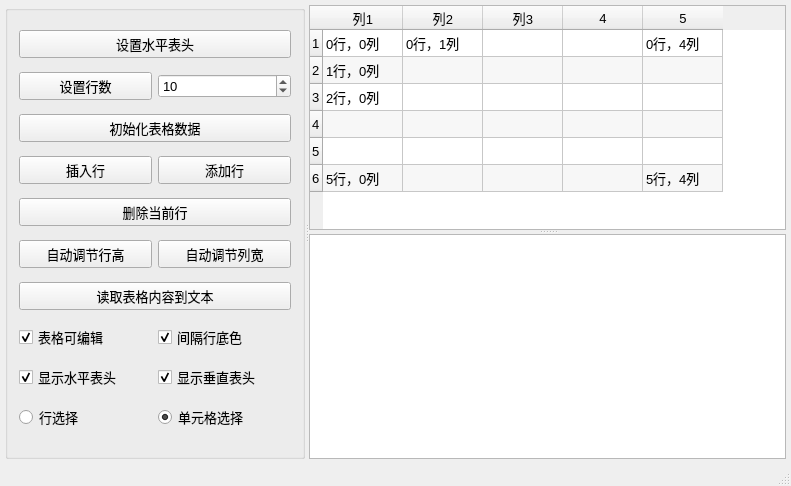
<?xml version="1.0" encoding="UTF-8"?>
<ui version="4.0">
 <class>MainWindow</class>
 <widget class="QMainWindow" name="MainWindow">
  <property name="geometry">
   <rect>
    <x>0</x>
    <y>0</y>
    <width>791</width>
    <height>486</height>
   </rect>
  </property>
  <property name="font">
   <font>
    <pointsize>10</pointsize>
   </font>
  </property>
  <property name="windowTitle">
   <string>QTableWidget的使用</string>
  </property>
  <widget class="QWidget" name="centralWidget">
   <layout class="QVBoxLayout" name="verticalLayout">
    <property name="leftMargin">
     <number>5</number>
    </property>
    <property name="topMargin">
     <number>5</number>
    </property>
    <property name="rightMargin">
     <number>5</number>
    </property>
    <property name="bottomMargin">
     <number>5</number>
    </property>
    <item>
     <widget class="QSplitter" name="splitterMain">
      <property name="orientation">
       <enum>Qt::Horizontal</enum>
      </property>
      <widget class="QGroupBox" name="groupBox">
       <property name="maximumSize">
        <size>
         <width>300</width>
         <height>16777215</height>
        </size>
       </property>
       <property name="title">
        <string/>
       </property>
       <layout class="QGridLayout" name="gridLayout">
        <item row="4" column="0" colspan="2">
         <widget class="QPushButton" name="btnDelCurRow">
          <property name="text">
           <string>删除当前行</string>
          </property>
         </widget>
        </item>
        <item row="3" column="0">
         <widget class="QPushButton" name="btnInsertRow">
          <property name="text">
           <string>插入行</string>
          </property>
         </widget>
        </item>
        <item row="3" column="1">
         <widget class="QPushButton" name="btnAppendRow">
          <property name="text">
           <string>添加行</string>
          </property>
         </widget>
        </item>
        <item row="8" column="0">
         <widget class="QCheckBox" name="chkBoxHeaderH">
          <property name="text">
           <string>显示水平表头</string>
          </property>
          <property name="checked">
           <bool>true</bool>
          </property>
         </widget>
        </item>
        <item row="7" column="0">
         <widget class="QCheckBox" name="chkBoxTabEditable">
          <property name="text">
           <string>表格可编辑</string>
          </property>
          <property name="checked">
           <bool>true</bool>
          </property>
         </widget>
        </item>
        <item row="6" column="0" colspan="2">
         <widget class="QPushButton" name="btnReadToEdit">
          <property name="minimumSize">
           <size>
            <width>0</width>
            <height>25</height>
           </size>
          </property>
          <property name="text">
           <string>读取表格内容到文本</string>
          </property>
         </widget>
        </item>
        <item row="7" column="1">
         <widget class="QCheckBox" name="chkBoxRowColor">
          <property name="text">
           <string>间隔行底色</string>
          </property>
          <property name="checked">
           <bool>true</bool>
          </property>
         </widget>
        </item>
        <item row="9" column="1">
         <widget class="QRadioButton" name="rBtnSelectItem">
          <property name="text">
           <string>单元格选择</string>
          </property>
          <property name="checked">
           <bool>true</bool>
          </property>
         </widget>
        </item>
        <item row="8" column="1">
         <widget class="QCheckBox" name="chkBoxHeaderV">
          <property name="text">
           <string>显示垂直表头</string>
          </property>
          <property name="checked">
           <bool>true</bool>
          </property>
         </widget>
        </item>
        <item row="9" column="0">
         <widget class="QRadioButton" name="rBtnSelectRow">
          <property name="text">
           <string>行选择</string>
          </property>
          <property name="checked">
           <bool>false</bool>
          </property>
         </widget>
        </item>
        <item row="2" column="0" colspan="2">
         <widget class="QPushButton" name="btnIniData">
          <property name="minimumSize">
           <size>
            <width>0</width>
            <height>25</height>
           </size>
          </property>
          <property name="text">
           <string>初始化表格数据</string>
          </property>
         </widget>
        </item>
        <item row="1" column="1">
         <widget class="QSpinBox" name="spinRowCount">
          <property name="minimum">
           <number>2</number>
          </property>
          <property name="value">
           <number>10</number>
          </property>
         </widget>
        </item>
        <item row="0" column="0" colspan="2">
         <widget class="QPushButton" name="btnSetHeader">
          <property name="minimumSize">
           <size>
            <width>0</width>
            <height>25</height>
           </size>
          </property>
          <property name="text">
           <string>设置水平表头</string>
          </property>
         </widget>
        </item>
        <item row="1" column="0">
         <widget class="QPushButton" name="btnSetRows">
          <property name="minimumSize">
           <size>
            <width>0</width>
            <height>25</height>
           </size>
          </property>
          <property name="text">
           <string>设置行数</string>
          </property>
         </widget>
        </item>
        <item row="5" column="0">
         <widget class="QPushButton" name="btnAutoHeght">
          <property name="text">
           <string>自动调节行高</string>
          </property>
         </widget>
        </item>
        <item row="5" column="1">
         <widget class="QPushButton" name="btnAutoWidth">
          <property name="text">
           <string>自动调节列宽</string>
          </property>
         </widget>
        </item>
       </layout>
      </widget>
      <widget class="QSplitter" name="splitter">
       <property name="frameShadow">
        <enum>QFrame::Plain</enum>
       </property>
       <property name="lineWidth">
        <number>2</number>
       </property>
       <property name="orientation">
        <enum>Qt::Vertical</enum>
       </property>
       <widget class="QTableWidget" name="tableInfo">
        <property name="alternatingRowColors">
         <bool>true</bool>
        </property>
        <property name="showGrid">
         <bool>true</bool>
        </property>
        <property name="gridStyle">
         <enum>Qt::SolidLine</enum>
        </property>
        <property name="rowCount">
         <number>6</number>
        </property>
        <property name="columnCount">
         <number>5</number>
        </property>
        <attribute name="horizontalHeaderVisible">
         <bool>true</bool>
        </attribute>
        <attribute name="horizontalHeaderDefaultSectionSize">
         <number>80</number>
        </attribute>
        <attribute name="verticalHeaderVisible">
         <bool>true</bool>
        </attribute>
        <attribute name="verticalHeaderDefaultSectionSize">
         <number>27</number>
        </attribute>
        <row/>
        <row/>
        <row/>
        <row/>
        <row/>
        <row/>
        <column>
         <property name="text">
          <string>列1</string>
         </property>
        </column>
        <column>
         <property name="text">
          <string>列2</string>
         </property>
        </column>
        <column>
         <property name="text">
          <string>列3</string>
         </property>
        </column>
        <column/>
        <column/>
        <item row="0" column="0">
         <property name="text">
          <string>0行，0列</string>
         </property>
        </item>
        <item row="0" column="1">
         <property name="text">
          <string>0行，1列</string>
         </property>
        </item>
        <item row="0" column="4">
         <property name="text">
          <string>0行，4列</string>
         </property>
        </item>
        <item row="1" column="0">
         <property name="text">
          <string>1行，0列</string>
         </property>
        </item>
        <item row="2" column="0">
         <property name="text">
          <string>2行，0列</string>
         </property>
        </item>
        <item row="5" column="0">
         <property name="text">
          <string>5行，0列</string>
         </property>
        </item>
        <item row="5" column="4">
         <property name="text">
          <string>5行，4列</string>
         </property>
        </item>
       </widget>
       <widget class="QPlainTextEdit" name="textEdit"/>
      </widget>
     </widget>
    </item>
   </layout>
  </widget>
  <widget class="QStatusBar" name="statusBar"/>
 </widget>
 <layoutdefault spacing="6" margin="11"/>
 <resources/>
 <connections/>
</ui>
